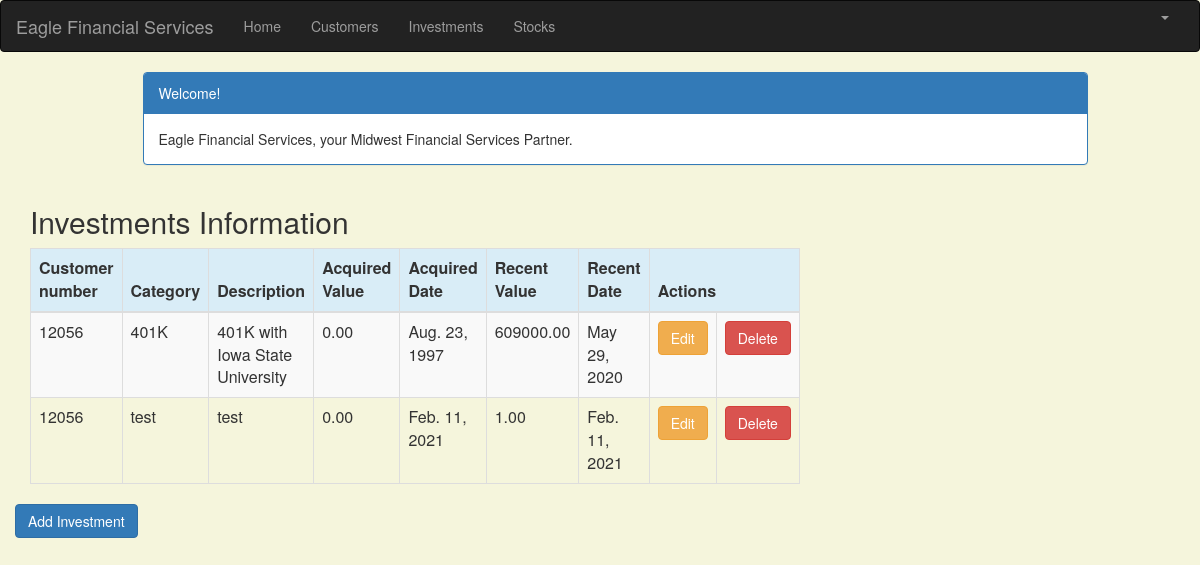
Page /investment_list (signed in) on the committed database.
### portfolio/models.py (models this page shows, shortened)
class Investment(models.Model):
    customer = models.ForeignKey(Customer, on_delete=models.CASCADE, related_name='investments')
    category = models.CharField(max_length=50)
    description = models.CharField(max_length=200)
    acquired_value = models.DecimalField(max_digits=10, decimal_places=2)
    acquired_date = models.DateField(default=timezone.now)
    recent_value = models.DecimalField(max_digits=10, decimal_places=2)
    recent_date = models.DateField(default=timezone.now, blank=True, null=True)

class Customer(models.Model):
    name = models.CharField(max_length=50)
    address = models.CharField(max_length=200)
    cust_number = models.IntegerField(blank=False, null=False)
    city = models.CharField(max_length=50)
    state = models.CharField(max_length=50)
    zipcode = models.CharField(max_length=10)
    email = models.EmailField(max_length=200)
    cell_phone = models.CharField(max_length=50)
    created_date = models.DateTimeField(
        default=timezone.now)
    updated_date = models.DateTimeField(auto_now_add=True)
    def __str__(self):
        return str(self.cust_number)

### portfolio/views.py (the view)
# urls.py: path('investment_list', views.investment_list, name='investment_list'),
@login_required
def investment_list(request):
   investments = Investment.objects.filter(recent_date__lte=timezone.now())
   return render(request, 'portfolio/investment_list.html', {'investments': investments})

### portfolio/templates/portfolio/investment_list.html (shortened to what this page needs)
{% extends 'portfolio/base.html' %}
{% block content %}
<html>
  <head>
    <link
      rel="stylesheet"
      href="https://maxcdn.bootstrapcdn.com/bootstrap/3.3.4/css/bootstrap.min.css"
    />
  </head>
  <body>
    <div class="container">
      <div class="row">
        <div class="col-md-10 col-md-offset-1">
          <div class="panel panel-primary">
            <div class="panel-heading">Welcome!</div>
            <div class="panel-body">
              Eagle Financial Services, your Midwest Financial Services Partner.
            </div>
          </div>
        </div>
      </div>
    </div>
    <div class="row">
      <h2 style="padding-left: 15px">Investments Information</h2>
    </div>
    <div>
      <table class="table table-striped table-bordered table-hover">
        <thead>
          <tr class="bg-info">
            <th>Customer number</th>
            <th>Category</th>
            <th>Description</th>
            <th>Acquired Value</th>
            <th>Acquired Date</th>
            <th>Recent Value</th>
            <th>Recent Date</th>
            <th colspan="3">Actions</th>
          </tr>
        </thead>
        <tbody>
          {% for investment in investments %}
          <tr>
            <td>{{ investment.customer }}</td>
            <td>{{ investment.category }}</td>
            <td>{{ investment.description }}</td>
            <td>{{ investment.acquired_value }}</td>
            <td>{{ investment.acquired_date }}</td>
            <td>{{ investment.recent_value }}</td>
            <td>{{ investment.recent_date }}</td>
            <td>
              <a
                href="{% url 'portfolio:investment_edit' pk=investment.pk %}"
                class="btn btn-warning"
                >Edit</a
              >
            </td>
            <td><a href="{% url 'portfolio:investment_delete' pk=investment.pk %}"
                   onclick="return confirm('Are you sure you want to delete?')"
                   class="btn btn-danger">Delete</a>
            </td>
          </tr>
          {% endfor %}
        </tbody>
      </table>
      <div class="row">
        <a href="{% url 'portfolio:investment_new' %}"
          ><span class="btn btn-primary">Add Investment</span></a>
      </div>
    </div>
  </body>
</html>
{% endblock %}

### portfolio/templates/portfolio/investment_list.html (style rules this page uses)
body { background-color: beige; }

### rows in the picture
Investment: customer "12056", category "401K", description "401K with Iowa State University", acquired_value "0.00", acquired_date "Aug. 23, 1997", recent_value "609000.00", recent_date "May 29, 2020"
Investment: customer "12056", category "test", description "test", acquired_value "0.00", acquired_date "Feb. 11, 2021", recent_value "1.00", recent_date "Feb. 11, 2021"
